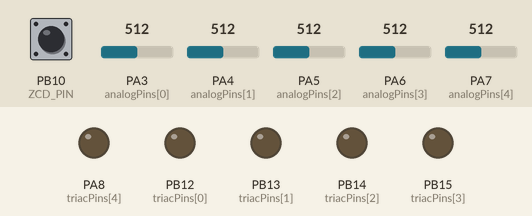
This sketch was run on a simulated STM32 Blue Pill. On the bench: output pins drawn as LEDs (lit = HIGH). The test bench sets the inputs (shaded band); at power-on: PB10 (ZCD_PIN) HIGH, PA3 (analogPins[0]) = 512, PA4 (analogPins[1]) = 512, PA5 (analogPins[2]) = 512, PA6 (analogPins[3]) = 512, PA7 (analogPins[4]) = 512 (analog values on the 0–1023 scale).

Above: at 1.2 s.
1.3 s: PB10 (ZCD_PIN) pulled LOW for 0.15 s
At 3.0 s:
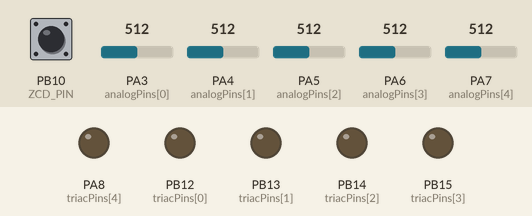
3.4 s: PB10 (ZCD_PIN) pulled LOW for 3.2 s
At 7.5 s:
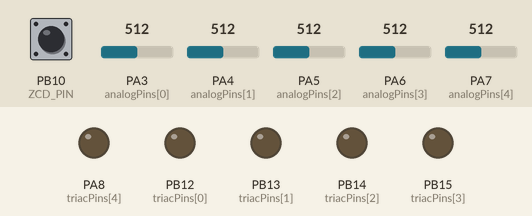
Timing chart, 0 to 9.0 s (numbered marks = the images above; inputs shaded):
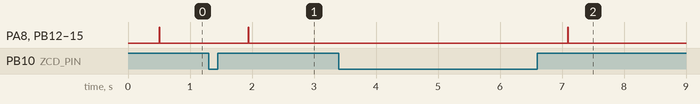

Measured:
- after the input at 1.3 s, PA8 (triacPins[4]), PB12 (triacPins[0]), PB13 (triacPins[1]), PB14 (triacPins[2]), PB15 (triacPins[3]): LOW → HIGH after 0.64 s, → LOW 0.01 s later
- after the input at 3.4 s, PA8 (triacPins[4]), PB12 (triacPins[0]), PB13 (triacPins[1]), PB14 (triacPins[2]), PB15 (triacPins[3]): LOW → HIGH after 3.7 s, → LOW 0.01 s later

The sketch:

STM32Code.ino
```cpp
/* Created by Amit Kumar
 * github.com/abtAmit/5-Channel-AC-Dimmer-and-Switch-Module-with-STM32
 * STM32F103C8T6 5-Channel AC Dimmer
 * Framework: Arduino IDE (STM32duino Official Core)
 * * Inputs: PA3, PA4, PA5, PA6, PA7 (Analog)
 * Outputs: PB12, PB13, PB14, PB15, PA8 (TRIAC Gates via Optocouplers)
 * ZCD Input: PB10 (Physical)
 */

#define ZCD_PIN PB10

const int analogPins [] = {PA3, PA4, PA5, PA6, PA7};
const int triacPins [] = {PB12, PB13, PB14, PB15, PA8};

volatile int tick_counter = 0;
volatile int dim_delays []= {95, 95, 95, 95, 95};

HardwareTimer *DimTimer;
HardwareTimer *FakeZcdTimer; // Timer for simulation

void setup() {
  // Unlock the full 12-bit resolution of the STM32 ADC
  analogReadResolution(12);

  for (int i = 0; i < 5; i++) {
    pinMode(triacPins[i], OUTPUT);
    digitalWrite(triacPins[i], LOW);
    pinMode(analogPins[i], INPUT_ANALOG);
  }

  // ZDC interrupt
  pinMode(ZCD_PIN, INPUT_PULLUP);
  attachInterrupt(digitalPinToInterrupt(ZCD_PIN), zcd_isr, RISING);

  // Triac TIMER (Timer 2)
  DimTimer = new HardwareTimer(TIM2);
  DimTimer->setOverflow(10000, MICROSEC_FORMAT); // 100us ticks
  DimTimer->attachInterrupt(dimmer_timer_isr);
  DimTimer->resume();

}

void loop() {
  for (int i = 0; i < 5; i++) {
    // Dummy read to switch multiplexer and prevent crosstalk
    analogRead(analogPins[i]);
    delay(1);

    // 2. Actual read
    int adc_val = analogRead(analogPins[i]);

    // 3. Map to phase ticks (95 = almost off, 5 = almost fully on)
    dim_delays[i] = map(adc_val, 0, 4095, 95, 5);
  }
  delay(10);
}

// --- INTERRUPT SERVICE ROUTINES ---


//  ZCD logic (resets the phase angle)
void zcd_isr() {
  tick_counter = 0;
  for (int i = 0; i < 5; i++) {
    digitalWrite(triacPins[i], LOW);
  }
}

// Phase control timer (fires every 100us)
void dimmer_timer_isr() {
  tick_counter++;

  for (int i = 0; i < 5; i++) {
    if (tick_counter == dim_delays[i]) {
      digitalWrite(triacPins[i], HIGH);
    }
    else if (tick_counter == dim_delays[i] + 1) {
      digitalWrite(triacPins[i], LOW);
    }
  }
}
```
